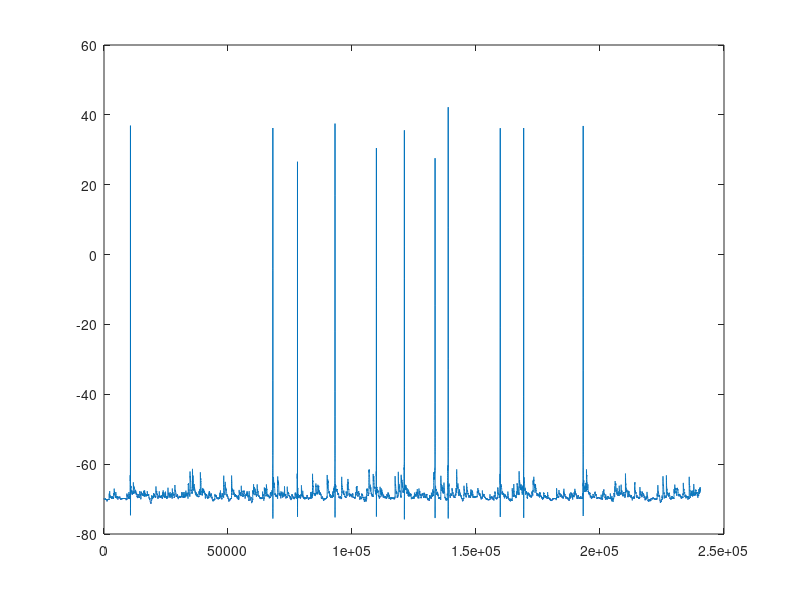

Recreate this plot in MATLAB. (Note: this script raises an error after producing the figure.)




% function [y,spk] = spikinator(x,windw,thr,amp,smth,cleanthr,frame)
%
%[y,spk] = spikinator(x,windw,thr,amp,smth,cleanthr,frame);
%
%x: spikey signal
%windw: spike window size in samples (... not time units); set equal to 1
%       to plot detection threshold before running program in standard 
%       mode        
%thresh: threshold for spike detection (greater or equal to 1); default=1.4
%amp: spike removal filter amplitude; default=2.5e-4
%    ****If amp = 0, THIS SETS PROGRAM TO EXCISION OF SPIKES***
%smth: magnitude of extra smoothing of spike stumps (0 to 1); default=0
%cleanthr: degree of spike cleaning (between 0 and 1); default=0.5
%          higher = greater cleaning, but may incur signal distortion
%frame: window frame margin (fraction of window size); default=0.2
%y: cleaned signal
%spk: time series containing removed spikes (only for non-excision mode)
%

% s = downsample (fb8s_bstochPSP_m(:,:),10);

% figure;
% s = s(10000:18000,:);

load s.mat
figure; plot (s(:,2));
% [jcs spk] = spikinator_dav2(s(:,2),2000,10,0, 0, 0.5, 0.2);
% hold on; plot(jcs,'r')
[jcs spk] = spikinator_dav3(s(:,2),2000,10,0, 0, 0.5, 0.2);
hold on; plot(jcs,'g')
hold on; plot(spk,'k')
legend ('original signal','after excision/fade','spike locations');